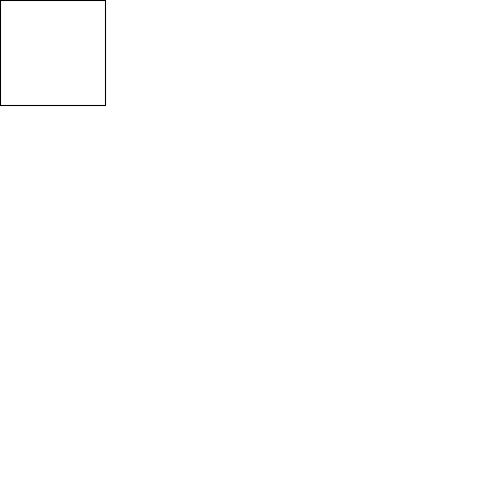
Frame 1 (no input)
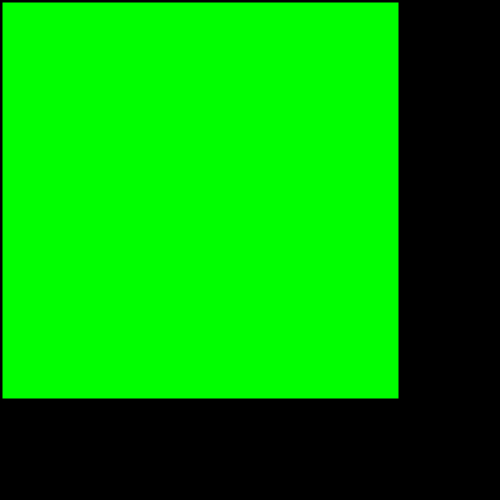
Frame 60 (the mouse pressed at the canvas centre just before this capture)
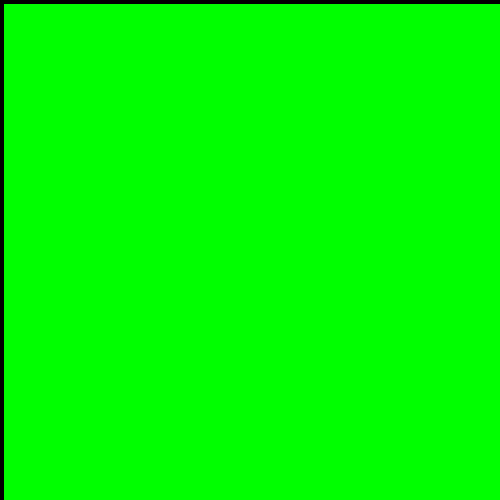
Frame 120 (the mouse held since frame 60 and released just before this capture)

The Processing sketch that drew these frames (run headless with seeded random() and noise(); from frame 60 on, the mouse is pressed at the canvas centre):

// Processing sketch: processing_129578
// ── processing_129578.pde

float timer = 0.0;
float timer2 = 5.0;
float myscale = 1.0;
float myscaleSpeed = 0.05;

void setup()
{
  size(500,500);
  frameRate(30);
}
void draw()
{
  background (255,255,255);
  timer = timer + (1.0/30.0);
  myscale = myscale + myscaleSpeed;
  if (timer >= .5 && timer <= 1.5)
  {
    fill(0,255,0);
    ellipse(width/2, height/2, 300, 300);
  }
  else if (timer >= 1.5)
  {
    background(0);
  }
    {
    rect(0,0,100,100);
  }
  if (timer >= 2.0 && timer <= 3.0)
  {
    ellipse(300,300,200,200);
  }
  timer2 = timer2 + (1.0/30.0);
  if (timer >= 5.0)
  {

    stroke(128);
    translate(width/2, height/2);
    rotate(timer2);
    scale(myscale);
    rect(0,0,100,100);
  
  }
  if (timer2 >= 7.0 && myscale <= 10)
  {
    pushMatrix();
    scale(myscale);
    rect(0,0,100,100);
    popMatrix();
  }
  if (myscale <= 12)
  {
    pushMatrix();
    scale(myscale);
    rect(0,0,100,100);
    popMatrix();
  }
  

}
